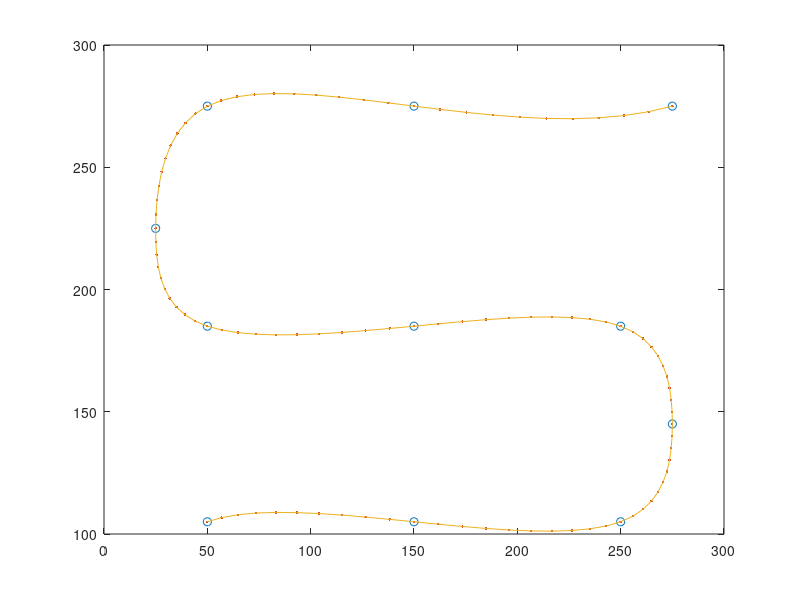
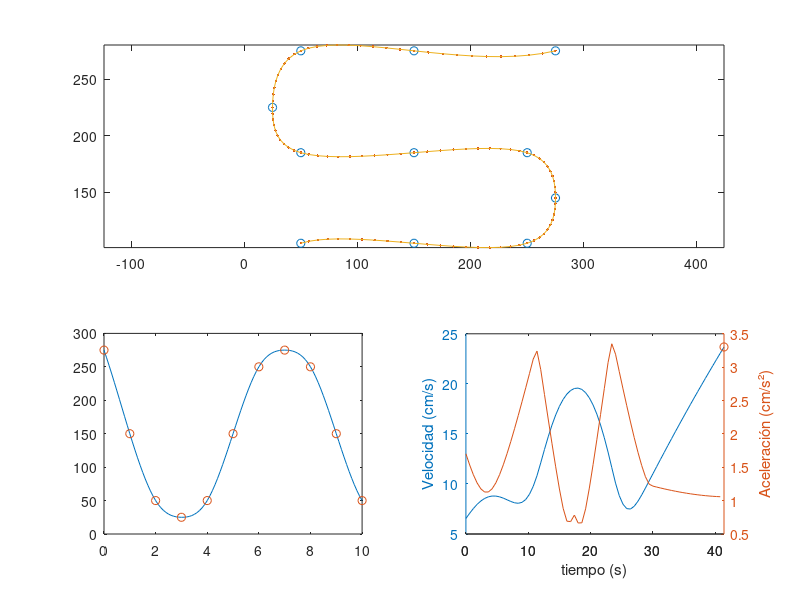

MATLAB code to generate these figures, in order:
%% Spline. Curve 1
t = [0 1 2 3 4 5];
x = [275 50 50 250 250 50];
y = [275 275 185 185 105 105];
tq = 0:.1:5;
xq = spline(t,x,tq);
yq = spline(t,y,tq);
plot(x,y,'o',xq,yq,'.',xq,yq)

%% adding points but not there yet. Curve 1
t = [0 1 2 3 4 5 6 7];
%x = [275 150 50  25  50  150 250 275 250 150 50];
%y = [275 275 275 225 185 185 185 145 105 105 105];
x = [275  50  25  50  250 275 250 50];
y = [275  275 225 185 185 145 105 105];

tq = 0:.1:7;
xq = spline(t,x,tq);
yq = spline(t,y,tq);
plot(x,y,'o',xq,yq,'.',xq,yq)

%% Adding points for better results this is the one. Curve 1
t = [0 1 2 3 4 5 6 7 8 9 10];
x = [275 150 50  25  50  150 250 275 250 150 50];
y = [275 275 275 225 185 185 185 145 105 105 105];
tq = 0:.1:10;
xq = spline(t,x,tq);
yq = spline(t,y,tq);

plot(x,y,'o',xq,yq,'.',xq,yq)
figure

subplot(2,1,1)
plot(x,y,'o',xq,yq,'.',xq,yq)
axis('equal')
subplot(2,2,3)
plot(tq,xq,t,x,'o')
subplot(2,2,4)
plot(tq,yq,t,y,'o')

%xq = spline(t,x)
%yq = spline(t,y)

%% Integrate to find speed and acceleration. Curve 1

h=0.46; %this is the time between points in seconds
t=[0:h:h*size(tq,2)]
v_x=diff(xq)/h;
a_x=diff(v_x)/h;
v_y=diff(yq)/h;
a_y=diff(v_y)/h;
v_total = power(power(v_x,2) + power(v_y,2),1/2);
a_total = power(power(a_x,2) + power(a_y,2),1/2);

max_v = max(v_total)
max_a = max(a_total)

[hAx,hLine1,hLine2] = plotyy(t(:,1:length(v_total)),v_total,t(:,1:length(a_total)), a_total);
hold on
plot(t(find(max_v ==v_total)),max_v,'o')
ylabel(hAx(1),'Velocidad (cm/s)')
ylabel(hAx(2),'Aceleración (cm/s²)')
xlabel('time');
hold off

%% Spline Curve 2

t = [0 1 2 3 4 5 6 7];
x = [50  25 50 150 250 275 275 275];
y = [105 65 25 25  25  65  150 275];
tq = 0:.1:7;
xq = spline(t,x,tq);
yq = spline(t,y,tq);
plot(x,y,'o',xq,yq,'.',xq,yq)

%% Integrate to find speed and acceleration. Curve 2

h=0.6; %this is the time between points in seconds
t=[0:h:h*size(tq,2)]
v_x=diff(xq)/h;
a_x=diff(v_x)/h;
v_y=diff(yq)/h;
a_y=diff(v_y)/h;
v_total = power(power(v_x,2) + power(v_y,2),1/2);
a_total = power(power(a_x,2) + power(a_y,2),1/2);

max_v = max(v_total)
max_a = max(a_total)

[hAx,hLine1,hLine2] = plotyy(t(:,1:length(v_total)),v_total,t(:,1:length(a_total)), a_total);
hold on
plot(t(find(max_v ==v_total)),max_v,'o')
ylabel(hAx(1),'Velocidad (cm/s)')
ylabel(hAx(2),'Aceleración (cm/s²)')
xlabel('tiempo (s)');
hold off
